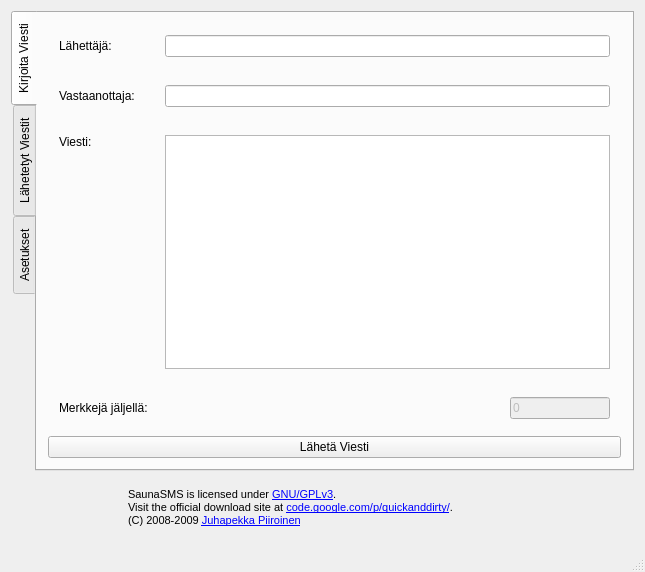
<?xml version="1.0" encoding="UTF-8"?>
<ui version="4.0">
 <class>MainWindow</class>
 <widget class="QMainWindow" name="MainWindow">
  <property name="geometry">
   <rect>
    <x>0</x>
    <y>0</y>
    <width>645</width>
    <height>572</height>
   </rect>
  </property>
  <property name="minimumSize">
   <size>
    <width>306</width>
    <height>341</height>
   </size>
  </property>
  <property name="windowTitle">
   <string>SaunaSMS - v2.0.0.2</string>
  </property>
  <property name="windowIcon">
   <iconset resource="SaunaSMSv2_resources.qrc">
    <normaloff>:/main/favicon.ico</normaloff>:/main/favicon.ico</iconset>
  </property>
  <widget class="QWidget" name="centralWidget">
   <layout class="QVBoxLayout" name="verticalLayout_4">
    <item>
     <widget class="QTabWidget" name="tabWidget">
      <property name="tabPosition">
       <enum>QTabWidget::West</enum>
      </property>
      <property name="currentIndex">
       <number>0</number>
      </property>
      <widget class="QWidget" name="tab">
       <attribute name="title">
        <string>Kirjoita Viesti</string>
       </attribute>
       <layout class="QVBoxLayout" name="verticalLayout">
        <item>
         <widget class="QWidget" name="widget" native="true">
          <layout class="QHBoxLayout" name="horizontalLayout">
           <item>
            <widget class="QLabel" name="label">
             <property name="minimumSize">
              <size>
               <width>100</width>
               <height>0</height>
              </size>
             </property>
             <property name="maximumSize">
              <size>
               <width>100</width>
               <height>16777215</height>
              </size>
             </property>
             <property name="text">
              <string>Lähettäjä:</string>
             </property>
            </widget>
           </item>
           <item>
            <widget class="QLineEdit" name="senderLineEdit">
             <property name="text">
              <string/>
             </property>
            </widget>
           </item>
          </layout>
         </widget>
        </item>
        <item>
         <widget class="QWidget" name="widget_2" native="true">
          <layout class="QHBoxLayout" name="horizontalLayout_2">
           <item>
            <widget class="QLabel" name="label_2">
             <property name="minimumSize">
              <size>
               <width>100</width>
               <height>0</height>
              </size>
             </property>
             <property name="maximumSize">
              <size>
               <width>100</width>
               <height>16777215</height>
              </size>
             </property>
             <property name="text">
              <string>Vastaanottaja:</string>
             </property>
            </widget>
           </item>
           <item>
            <widget class="QLineEdit" name="receiverLineEdit">
             <property name="text">
              <string/>
             </property>
            </widget>
           </item>
          </layout>
         </widget>
        </item>
        <item>
         <widget class="QWidget" name="widget_3" native="true">
          <layout class="QHBoxLayout" name="horizontalLayout_4">
           <item>
            <widget class="QLabel" name="label_3">
             <property name="minimumSize">
              <size>
               <width>100</width>
               <height>0</height>
              </size>
             </property>
             <property name="maximumSize">
              <size>
               <width>100</width>
               <height>16777215</height>
              </size>
             </property>
             <property name="text">
              <string>Viesti:</string>
             </property>
             <property name="alignment">
              <set>Qt::AlignLeading|Qt::AlignLeft|Qt::AlignTop</set>
             </property>
            </widget>
           </item>
           <item>
            <widget class="QPlainTextEdit" name="messagePlainTextEdit">
             <property name="plainText">
              <string/>
             </property>
             <property name="maximumBlockCount">
              <number>160</number>
             </property>
            </widget>
           </item>
          </layout>
         </widget>
        </item>
        <item>
         <widget class="QWidget" name="widget_8" native="true">
          <layout class="QHBoxLayout" name="horizontalLayout_5">
           <item>
            <widget class="QLabel" name="label_9">
             <property name="text">
              <string>Merkkejä jäljellä:</string>
             </property>
            </widget>
           </item>
           <item>
            <spacer name="horizontalSpacer">
             <property name="orientation">
              <enum>Qt::Horizontal</enum>
             </property>
             <property name="sizeHint" stdset="0">
              <size>
               <width>40</width>
               <height>20</height>
              </size>
             </property>
            </spacer>
           </item>
           <item>
            <widget class="QLineEdit" name="charsLeftLineEdit">
             <property name="enabled">
              <bool>false</bool>
             </property>
             <property name="maximumSize">
              <size>
               <width>100</width>
               <height>16777215</height>
              </size>
             </property>
             <property name="text">
              <string>0</string>
             </property>
            </widget>
           </item>
          </layout>
         </widget>
        </item>
        <item>
         <widget class="QPushButton" name="sendPushButton">
          <property name="text">
           <string>Lähetä Viesti</string>
          </property>
         </widget>
        </item>
       </layout>
      </widget>
      <widget class="QWidget" name="tab_3">
       <attribute name="title">
        <string>Lähetetyt Viestit</string>
       </attribute>
       <layout class="QVBoxLayout" name="verticalLayout_5">
        <item>
         <widget class="QLabel" name="label_11">
          <property name="text">
           <string>TODO: this page contains debug code, this feature is TBD.</string>
          </property>
         </widget>
        </item>
        <item>
         <widget class="QTextEdit" name="sentMessagesTextEdit"/>
        </item>
       </layout>
      </widget>
      <widget class="QWidget" name="tab_2">
       <attribute name="title">
        <string>Asetukset</string>
       </attribute>
       <layout class="QVBoxLayout" name="verticalLayout_3">
        <item>
         <widget class="QGroupBox" name="groupBox">
          <property name="title">
           <string>oma.saunalahti.fi</string>
          </property>
          <layout class="QVBoxLayout" name="verticalLayout_2">
           <item>
            <widget class="QWidget" name="widget_4" native="true">
             <layout class="QHBoxLayout" name="horizontalLayout_3">
              <item>
               <widget class="QLabel" name="label_4">
                <property name="minimumSize">
                 <size>
                  <width>100</width>
                  <height>0</height>
                 </size>
                </property>
                <property name="maximumSize">
                 <size>
                  <width>100</width>
                  <height>16777215</height>
                 </size>
                </property>
                <property name="text">
                 <string>Käyttäjänimi:</string>
                </property>
               </widget>
              </item>
              <item>
               <widget class="QLineEdit" name="usernameLineEdit">
                <property name="text">
                 <string/>
                </property>
               </widget>
              </item>
             </layout>
            </widget>
           </item>
           <item>
            <widget class="QWidget" name="widget_5" native="true">
             <layout class="QHBoxLayout" name="horizontalLayout_6">
              <item>
               <widget class="QLabel" name="label_5">
                <property name="minimumSize">
                 <size>
                  <width>100</width>
                  <height>0</height>
                 </size>
                </property>
                <property name="maximumSize">
                 <size>
                  <width>100</width>
                  <height>16777215</height>
                 </size>
                </property>
                <property name="text">
                 <string>Salasana:</string>
                </property>
               </widget>
              </item>
              <item>
               <widget class="QLineEdit" name="passwordLineEdit">
                <property name="text">
                 <string/>
                </property>
                <property name="echoMode">
                 <enum>QLineEdit::Password</enum>
                </property>
               </widget>
              </item>
             </layout>
            </widget>
           </item>
           <item>
            <widget class="QWidget" name="widget_9" native="true">
             <layout class="QHBoxLayout" name="horizontalLayout_9">
              <item>
               <spacer name="horizontalSpacer_2">
                <property name="orientation">
                 <enum>Qt::Horizontal</enum>
                </property>
                <property name="sizeHint" stdset="0">
                 <size>
                  <width>313</width>
                  <height>20</height>
                 </size>
                </property>
               </spacer>
              </item>
              <item>
               <widget class="QCheckBox" name="savePasswordCheckBox">
                <property name="text">
                 <string>Tallenna salasana kun ohjelma lopetetaan</string>
                </property>
                <property name="checked">
                 <bool>true</bool>
                </property>
               </widget>
              </item>
             </layout>
            </widget>
           </item>
           <item>
            <widget class="QWidget" name="widget_6" native="true">
             <layout class="QHBoxLayout" name="horizontalLayout_7">
              <item>
               <widget class="QLabel" name="label_6">
                <property name="minimumSize">
                 <size>
                  <width>100</width>
                  <height>0</height>
                 </size>
                </property>
                <property name="maximumSize">
                 <size>
                  <width>100</width>
                  <height>16777215</height>
                 </size>
                </property>
                <property name="text">
                 <string>Palvelin:</string>
                </property>
               </widget>
              </item>
              <item>
               <widget class="QLineEdit" name="serverLineEdit">
                <property name="text">
                 <string>https://oma.saunalahti.fi</string>
                </property>
               </widget>
              </item>
             </layout>
            </widget>
           </item>
           <item>
            <widget class="QWidget" name="widget_7" native="true">
             <layout class="QHBoxLayout" name="horizontalLayout_8">
              <item>
               <widget class="QLabel" name="label_7">
                <property name="minimumSize">
                 <size>
                  <width>100</width>
                  <height>0</height>
                 </size>
                </property>
                <property name="maximumSize">
                 <size>
                  <width>100</width>
                  <height>16777215</height>
                 </size>
                </property>
                <property name="text">
                 <string>Kansio:</string>
                </property>
               </widget>
              </item>
              <item>
               <widget class="QLineEdit" name="serverPathLineEdit">
                <property name="text">
                 <string>/settings/smsSend</string>
                </property>
               </widget>
              </item>
             </layout>
            </widget>
           </item>
          </layout>
         </widget>
        </item>
        <item>
         <widget class="QPushButton" name="clearAllSettingsPushButton">
          <property name="text">
           <string>Tyhjennä kaikki tallennetut asetukset muistista</string>
          </property>
         </widget>
        </item>
        <item>
         <spacer name="verticalSpacer">
          <property name="orientation">
           <enum>Qt::Vertical</enum>
          </property>
          <property name="sizeHint" stdset="0">
           <size>
            <width>20</width>
            <height>40</height>
           </size>
          </property>
         </spacer>
        </item>
       </layout>
      </widget>
     </widget>
    </item>
    <item>
     <widget class="QWidget" name="widget_10" native="true">
      <layout class="QHBoxLayout" name="horizontalLayout_10">
       <item>
        <widget class="QLabel" name="label_10">
         <property name="maximumSize">
          <size>
           <width>100</width>
           <height>16777215</height>
          </size>
         </property>
         <property name="text">
          <string>&lt;!DOCTYPE HTML PUBLIC &quot;-//W3C//DTD HTML 4.0//EN&quot; &quot;http://www.w3.org/TR/REC-html40/strict.dtd&quot;&gt;
&lt;html&gt;&lt;head&gt;&lt;meta name=&quot;qrichtext&quot; content=&quot;1&quot; /&gt;&lt;style type=&quot;text/css&quot;&gt;
p, li { white-space: pre-wrap; }
&lt;/style&gt;&lt;/head&gt;&lt;body style=&quot; font-family:'MS Shell Dlg 2'; font-size:8.25pt; font-weight:400; font-style:normal;&quot;&gt;
&lt;p style=&quot; margin-top:0px; margin-bottom:0px; margin-left:0px; margin-right:0px; -qt-block-indent:0; text-indent:0px;&quot;&gt;&lt;img src=&quot;:/main/gplv3-88x31.png&quot; /&gt;&lt;/p&gt;&lt;/body&gt;&lt;/html&gt;</string>
         </property>
        </widget>
       </item>
       <item>
        <widget class="QLabel" name="label_8">
         <property name="minimumSize">
          <size>
           <width>327</width>
           <height>40</height>
          </size>
         </property>
         <property name="text">
          <string>&lt;!DOCTYPE HTML PUBLIC &quot;-//W3C//DTD HTML 4.0//EN&quot; &quot;http://www.w3.org/TR/REC-html40/strict.dtd&quot;&gt;
&lt;html&gt;&lt;head&gt;&lt;meta name=&quot;qrichtext&quot; content=&quot;1&quot; /&gt;&lt;style type=&quot;text/css&quot;&gt;
p, li { white-space: pre-wrap; }
&lt;/style&gt;&lt;/head&gt;&lt;body style=&quot; font-family:'MS Shell Dlg 2'; font-size:8.25pt; font-weight:400; font-style:normal;&quot;&gt;
&lt;p style=&quot; margin-top:0px; margin-bottom:0px; margin-left:0px; margin-right:0px; -qt-block-indent:0; text-indent:0px;&quot;&gt;&lt;span style=&quot; font-size:8pt;&quot;&gt;SaunaSMS is licensed under &lt;/span&gt;&lt;a href=&quot;http://www.gnu.org/copyleft/gpl.html&quot;&gt;&lt;span style=&quot; font-size:8pt; text-decoration: underline; color:#0000ff;&quot;&gt;GNU/GPLv3&lt;/span&gt;&lt;/a&gt;&lt;span style=&quot; font-size:8pt;&quot;&gt;. &lt;/span&gt;&lt;/p&gt;
&lt;p style=&quot; margin-top:0px; margin-bottom:0px; margin-left:0px; margin-right:0px; -qt-block-indent:0; text-indent:0px;&quot;&gt;&lt;span style=&quot; font-size:8pt;&quot;&gt;Visit the official download site at &lt;/span&gt;&lt;a href=&quot;http://code.google.com/p/quickanddirty&quot;&gt;&lt;span style=&quot; font-size:8pt; text-decoration: underline; color:#0000ff;&quot;&gt;code.google.com/p/quickanddirty/&lt;/span&gt;&lt;/a&gt;&lt;span style=&quot; font-size:8pt;&quot;&gt;.&lt;/span&gt;&lt;/p&gt;
&lt;p style=&quot; margin-top:0px; margin-bottom:0px; margin-left:0px; margin-right:0px; -qt-block-indent:0; text-indent:0px;&quot;&gt;&lt;span style=&quot; font-size:8pt;&quot;&gt;(C) 2008-2009 &lt;/span&gt;&lt;a href=&quot;mailto:juhapekka.piiroinen@gmail.com&quot;&gt;&lt;span style=&quot; font-size:8pt; text-decoration: underline; color:#0000ff;&quot;&gt;Juhapekka Piiroinen&lt;/span&gt;&lt;/a&gt;&lt;/p&gt;&lt;/body&gt;&lt;/html&gt;</string>
         </property>
        </widget>
       </item>
      </layout>
     </widget>
    </item>
   </layout>
  </widget>
  <widget class="QStatusBar" name="statusBar"/>
  <action name="actionPoistu">
   <property name="text">
    <string>Poistu</string>
   </property>
  </action>
  <action name="actionTietoja_ohjelmasta">
   <property name="text">
    <string>Tietoja ohjelmasta</string>
   </property>
  </action>
 </widget>
 <layoutdefault spacing="6" margin="11"/>
 <resources>
  <include location="SaunaSMSv2_resources.qrc"/>
 </resources>
 <connections/>
</ui>
